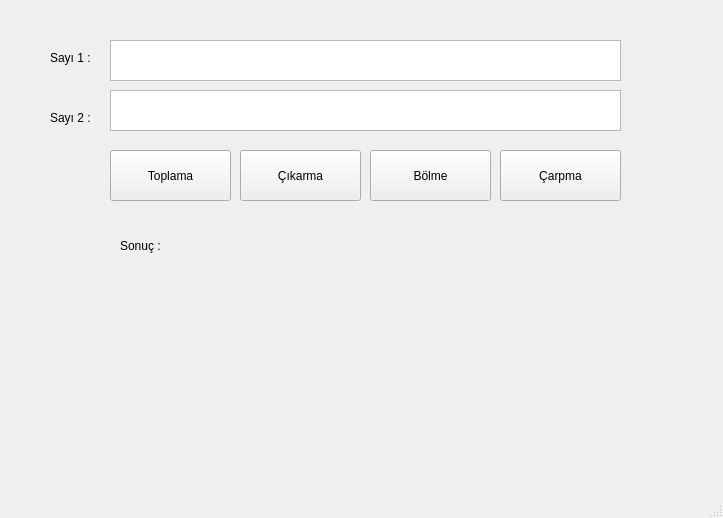
<?xml version="1.0" encoding="UTF-8"?>
<ui version="4.0">
 <class>MainWindow</class>
 <widget class="QMainWindow" name="MainWindow">
  <property name="geometry">
   <rect>
    <x>0</x>
    <y>0</y>
    <width>723</width>
    <height>518</height>
   </rect>
  </property>
  <property name="windowTitle">
   <string>MainWindow</string>
  </property>
  <widget class="QWidget" name="centralwidget">
   <widget class="QLabel" name="label_sayi2">
    <property name="geometry">
     <rect>
      <x>50</x>
      <y>50</y>
      <width>55</width>
      <height>16</height>
     </rect>
    </property>
    <property name="text">
     <string>Sayı 1 :</string>
    </property>
   </widget>
   <widget class="QLabel" name="label_2">
    <property name="geometry">
     <rect>
      <x>50</x>
      <y>110</y>
      <width>55</width>
      <height>16</height>
     </rect>
    </property>
    <property name="text">
     <string>Sayı 2 :</string>
    </property>
   </widget>
   <widget class="QTextEdit" name="txt_sayi1">
    <property name="geometry">
     <rect>
      <x>110</x>
      <y>40</y>
      <width>511</width>
      <height>41</height>
     </rect>
    </property>
   </widget>
   <widget class="QTextEdit" name="txt_sayi2">
    <property name="geometry">
     <rect>
      <x>110</x>
      <y>90</y>
      <width>511</width>
      <height>41</height>
     </rect>
    </property>
   </widget>
   <widget class="QPushButton" name="btn_toplama">
    <property name="geometry">
     <rect>
      <x>110</x>
      <y>150</y>
      <width>121</width>
      <height>51</height>
     </rect>
    </property>
    <property name="text">
     <string>Toplama</string>
    </property>
   </widget>
   <widget class="QPushButton" name="btn_cikarma">
    <property name="geometry">
     <rect>
      <x>240</x>
      <y>150</y>
      <width>121</width>
      <height>51</height>
     </rect>
    </property>
    <property name="text">
     <string>Çıkarma</string>
    </property>
   </widget>
   <widget class="QPushButton" name="btn_bolme">
    <property name="geometry">
     <rect>
      <x>370</x>
      <y>150</y>
      <width>121</width>
      <height>51</height>
     </rect>
    </property>
    <property name="text">
     <string>Bölme</string>
    </property>
   </widget>
   <widget class="QPushButton" name="btn_carpma">
    <property name="geometry">
     <rect>
      <x>500</x>
      <y>150</y>
      <width>121</width>
      <height>51</height>
     </rect>
    </property>
    <property name="text">
     <string>Çarpma</string>
    </property>
   </widget>
   <widget class="QLabel" name="label_sayi2_2">
    <property name="geometry">
     <rect>
      <x>120</x>
      <y>220</y>
      <width>71</width>
      <height>51</height>
     </rect>
    </property>
    <property name="text">
     <string>Sonuç :</string>
    </property>
   </widget>
  </widget>
  <widget class="QMenuBar" name="menubar">
   <property name="geometry">
    <rect>
     <x>0</x>
     <y>0</y>
     <width>723</width>
     <height>26</height>
    </rect>
   </property>
  </widget>
  <widget class="QStatusBar" name="statusbar"/>
 </widget>
 <resources/>
 <connections/>
</ui>
